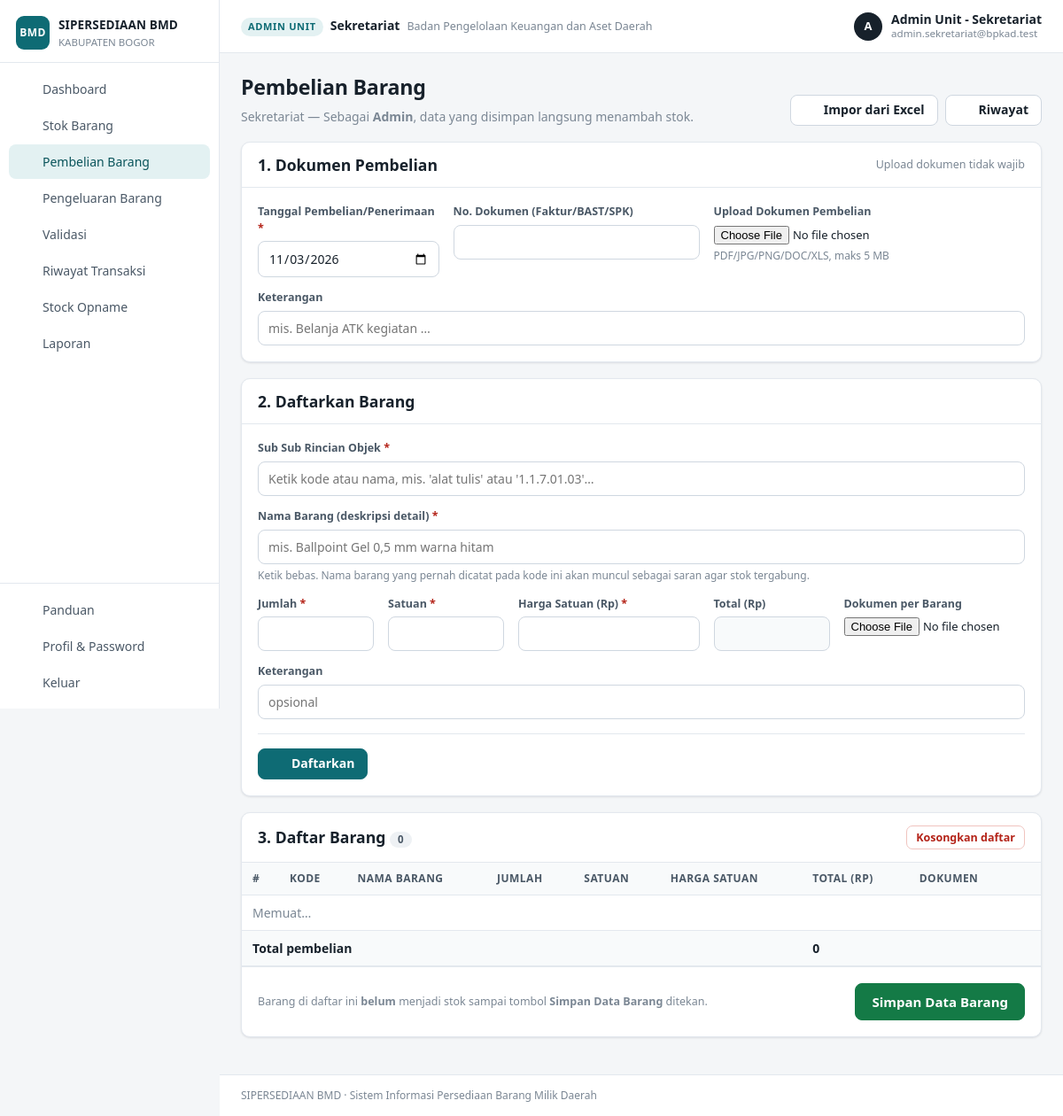
The page /index.php?page=pembelian (signed in) on the database its author committed.
### tables this page shows
CREATE TABLE users (
  id          INT UNSIGNED NOT NULL AUTO_INCREMENT PRIMARY KEY,
  nama        VARCHAR(150) NOT NULL,
  nip         VARCHAR(30)  NULL,
  email       VARCHAR(150) NULL,
  password    VARCHAR(255) NULL,
  role        ENUM('superadmin','admin_skpd','admin','operator') NOT NULL,
  skpd_id     INT UNSIGNED NULL,
  unit_id     INT UNSIGNED NULL,
  slot        TINYINT UNSIGNED NOT NULL DEFAULT 1,
  is_active   TINYINT(1) NOT NULL DEFAULT 0,
  last_login  DATETIME NULL,
  created_at  DATETIME NOT NULL DEFAULT CURRENT_TIMESTAMP,
  updated_at  DATETIME NULL ON UPDATE CURRENT_TIMESTAMP,
  UNIQUE KEY uk_email (email),
  KEY idx_skpd (skpd_id),
  KEY idx_unit (unit_id),
  CONSTRAINT fk_user_skpd FOREIGN KEY (skpd_id) REFERENCES skpd(id)       ON DELETE CASCADE,
  CONSTRAINT fk_user_unit FOREIGN KEY (unit_id) REFERENCES unit_kerja(id) ON DELETE CASCADE
);

CREATE TABLE unit_kerja (
  id          INT UNSIGNED NOT NULL AUTO_INCREMENT PRIMARY KEY,
  skpd_id     INT UNSIGNED NOT NULL,
  parent_id   INT UNSIGNED NULL,
  level       ENUM('unit','subunit') NOT NULL,
  kode        VARCHAR(30)  NULL,
  nama        VARCHAR(200) NOT NULL,
  lokasi      VARCHAR(255) NULL,
  pic         VARCHAR(150) NULL,
  email       VARCHAR(150) NULL,
  telp        VARCHAR(50)  NULL,
  created_at  DATETIME NOT NULL DEFAULT CURRENT_TIMESTAMP,
  updated_at  DATETIME NULL ON UPDATE CURRENT_TIMESTAMP,
  KEY idx_skpd (skpd_id),
  KEY idx_parent (parent_id),
  CONSTRAINT fk_unit_skpd   FOREIGN KEY (skpd_id)   REFERENCES skpd(id)       ON DELETE CASCADE,
  CONSTRAINT fk_unit_parent FOREIGN KEY (parent_id) REFERENCES unit_kerja(id) ON DELETE CASCADE
);

### index.php (called while the page is built, shortened)
<?php
require_login();
$page = isset($_GET['page']) ? preg_replace('/[^a-z_]/', '', $_GET['page']) : 'dashboard';
require __DIR__ . '/pages/' . $page . '.php';

### core/helpers.php (called while the page is built, shortened)
<?php
function e($s)
{
    return htmlspecialchars((string)$s, ENT_QUOTES, 'UTF-8');
}
function url($page = 'dashboard', array $params = [])
{
    $params = array_merge(['page' => $page], $params);
    return 'index.php?' . http_build_query($params);
}
function setting($key, $default = '')
{
    static $cache = null;
    if ($cache === null) {
        $cache = [];
        foreach (rows('SELECT kunci, nilai FROM pengaturan') as $r) $cache[$r['kunci']] = $r['nilai'];
    }
    return (isset($cache[$key]) && $cache[$key] !== '') ? $cache[$key] : $default;
}
function role_label($role, $unitLevel = null)
{
    switch ($role) {
        case 'admin': return $unitLevel === 'subunit' ? 'Admin Sub Unit' : 'Admin Unit';
    }
    return $role;
}

### core/db.php (called while the page is built, shortened)
<?php
function db()
{
    static $conn = null;
    if ($conn === null) {
        try {
            $conn = new mysqli(DB_HOST, DB_USER, DB_PASS, DB_NAME, (int)DB_PORT);
            $conn->set_charset('utf8mb4');
            $conn->query("SET time_zone = '+07:00'");
        } catch (mysqli_sql_exception $e) {
            http_response_code(500);
            echo '<div style="font-family:sans-serif;max-width:640px;margin:60px auto;padding:24px;border:1px solid #f1c0c0;border-radius:8px;background:#fff7f7">'
                . '<h2 style="margin-top:0;color:#b42318">Koneksi database gagal</h2>'
                . '<p>Periksa pengaturan <code>DB_HOST</code>, <code>DB_USER</code>, <code>DB_PASS</code>, <code>DB_NAME</code> pada file <code>config.php</code> '
                . 'dan pastikan database sudah diimpor dari folder <code>database/</code>.</p>'
                . (APP_DEBUG ? '<pre style="white-space:pre-wrap">' . htmlspecialchars($e->getMessage()) . '</pre>' : '')
                . '</div>';
            exit;
        }
    }
    return $conn;
}
function q($sql, array $params = [])
{
    $stmt = db()->prepare($sql);
    if ($params) {
        $types = '';
        $vals = [];
        foreach ($params as $p) {
            if (is_int($p) || is_bool($p)) { $types .= 'i'; $vals[] = (int)$p; }
            elseif (is_float($p)) { $types .= 'd'; $vals[] = $p; }
            elseif ($p === null) { $types .= 's'; $vals[] = null; }
            else { $types .= 's'; $vals[] = (string)$p; }
        }
        $refs = [];
        foreach ($vals as $k => $v) { $refs[$k] = &$vals[$k]; }
        array_unshift($refs, $types);
        call_user_func_array([$stmt, 'bind_param'], $refs);
    }
    $stmt->execute();
    return $stmt;
}
function rows($sql, array $params = [])
{
    $stmt = q($sql, $params);
    $res = $stmt->get_result();
    $out = $res ? $res->fetch_all(MYSQLI_ASSOC) : [];
    return $out;
}
function row($sql, array $params = [])
{
    $r = rows($sql, $params);
    return $r ? $r[0] : null;
}
function val($sql, array $params = [])
{
    $r = row($sql, $params);
    return $r ? reset($r) : null;
}
function in_ph(array $arr)
{
    return implode(',', array_fill(0, max(1, count($arr)), '?'));
}

### core/auth.php (called while the page is built, shortened)
<?php
function user()
{
    static $u = false;
    if ($u !== false) return $u;
    $u = null;
    if (!empty($_SESSION['uid'])) {
        $u = row('SELECT u.*, uk.level AS unit_level, uk.nama AS unit_nama, uk.parent_id AS unit_parent_id,
                         COALESCE(s1.nama, s2.nama) AS skpd_nama, COALESCE(u.skpd_id, uk.skpd_id) AS skpd_ref
                  FROM users u
                  LEFT JOIN unit_kerja uk ON uk.id = u.unit_id
                  LEFT JOIN skpd s1 ON s1.id = u.skpd_id
                  LEFT JOIN skpd s2 ON s2.id = uk.skpd_id
                  WHERE u.id = ? AND (u.is_active = 1 OR ?)', [(int)$_SESSION['uid'], impersonator_id() ? 1 : 0]);
        if ($u) {
            $u['id'] = (int)$u['id'];
            $u['unit_id'] = $u['unit_id'] ? (int)$u['unit_id'] : null;
            $u['skpd_id'] = $u['skpd_ref'] ? (int)$u['skpd_ref'] : null;
        } else {
            unset($_SESSION['uid']);
        }
    }
    return $u;
}
function require_login()
{
    if (!user()) {
        if (is_ajax()) json_out(['ok' => false, 'msg' => 'Sesi berakhir, silakan login kembali.'], 401);
        redirect('login.php');
    }
}
function has_role(...$roles)
{
    $u = user();
    return $u && in_array($u['role'], $roles, true);
}
function unit_scope_ids($u = null)
{
    $u = $u ?: user();
    $ids = [(int)$u['unit_id']];
    if ($u['unit_level'] === 'unit') {
        foreach (rows('SELECT id FROM unit_kerja WHERE parent_id = ?', [(int)$u['unit_id']]) as $r) $ids[] = (int)$r['id'];
    }
    return $ids;
}
function impersonator_id()
{
    return (int)($_SESSION['impersonator'] ?? 0);
}

### pages/pembelian.php (the view, shortened to what this page needs)
<?php
include BASE_PATH . '/views/header.php';
?>
<div class="page-head">
  <div>
    <h1>Pembelian Barang</h1>
    <p><?= e($u['unit_nama']) ?> — <?= $u['role'] === 'admin'
        ? 'Sebagai <b>Admin</b>, data yang disimpan langsung menambah stok.'
        : 'Sebagai <b>Operator</b>, data yang disimpan menunggu validasi Admin sebelum menambah stok.' ?></p>
  </div>
  <div class="actions">
    <button class="btn btn-light" type="button" onclick="document.getElementById('imp').classList.toggle('hidden')"><?= icon('excel') ?> Impor dari Excel</button>
    <a class="btn btn-light" href="<?= e(url('transaksi', ['jenis' => 'masuk'])) ?>"><?= icon('list') ?> Riwayat</a>
  </div>
</div>
<form id="fSimpan" method="post" enctype="multipart/form-data">
  <div class="card">
    <div class="card-head"><h2>1. Dokumen Pembelian</h2><span class="muted small">Upload dokumen tidak wajib</span></div>
    <div class="card-body">
      <div class="form-grid">
        <div class="field col-3"><label>Tanggal Pembelian/Penerimaan <span class="req">*</span></label><input type="date" name="tanggal" value="<?= e(date('Y-m-d')) ?>" max="<?= e(date('Y-m-d')) ?>" required></div>
        <div class="field col-4"><label>No. Dokumen (Faktur/BAST/SPK)</label><input type="text" name="no_dokumen" maxlength="150"></div>
        <div class="field col-5"><label>Upload Dokumen Pembelian</label><input type="file" name="dokumen" accept=".pdf,.jpg,.jpeg,.png,.doc,.docx,.xls,.xlsx"><div class="help">PDF/JPG/PNG/DOC/XLS, maks <?= UPLOAD_MAX / 1048576 ?> MB</div></div>
        <div class="field col-12"><label>Keterangan</label><input type="text" name="keterangan" placeholder="mis. Belanja ATK kegiatan …"></div>
      </div>
    </div>
  </div>
</form>
<div class="card">
  <div class="card-head"><h2>2. Daftarkan Barang</h2></div>
  <div class="card-body">
    <form id="fItem" autocomplete="off" onsubmit="return false">
      <div class="form-grid">
        <div class="field col-12">
          <label>Sub Sub Rincian Objek <span class="req">*</span></label>
          <input type="text" id="kodeSearch" placeholder="Ketik kode atau nama, mis. 'alat tulis' atau '1.1.7.01.03'…">
        </div>
        <div class="field col-12">
          <label>Nama Barang (deskripsi detail) <span class="req">*</span></label>
          <input type="text" name="nama" id="nama" maxlength="255" placeholder="mis. Ballpoint Gel 0,5 mm warna hitam">
          <div class="help">Ketik bebas. Nama barang yang pernah dicatat pada kode ini akan muncul sebagai saran agar stok tergabung.</div>
        </div>
        <div class="field col-2"><label>Jumlah <span class="req">*</span></label><input type="number" name="jumlah" id="jumlah" min="0.01" step="any"></div>
        <div class="field col-2"><label>Satuan <span class="req">*</span></label><input type="text" name="satuan" id="satuan" list="satuanList" maxlength="50"></div>
        <div class="field col-3"><label>Harga Satuan (Rp) <span class="req">*</span></label><input type="number" name="harga" id="harga" min="0" step="any"></div>
        <div class="field col-2"><label>Total (Rp)</label><input type="text" id="total" readonly></div>
        <div class="field col-3"><label>Dokumen per Barang</label><input type="file" name="dokumen" id="dokItem" accept=".pdf,.jpg,.jpeg,.png,.doc,.docx,.xls,.xlsx"></div>
        <div class="field col-12"><label>Keterangan</label><input type="text" name="keterangan" id="ketItem" maxlength="255" placeholder="opsional"></div>
      </div>
      <div class="divider"></div>
      <button class="btn" type="button" id="btnAdd"><?= icon('plus') ?> Daftarkan</button>
    </form>
  </div>
</div>
<div class="card">
  <div class="card-head"><h2>3. Daftar Barang <span class="badge badge-gray" id="cnt">0</span></h2>
    <button class="btn btn-danger btn-sm" type="button" id="btnClear">Kosongkan daftar</button></div>
  <div class="card-body tight table-wrap">
    <table class="tbl">
      <thead><tr><th>#</th><th>Kode</th><th>Nama Barang</th><th class="num">Jumlah</th><th>Satuan</th><th class="num">Harga Satuan</th><th class="num">Total (Rp)</th><th>Dokumen</th><th></th></tr></thead>
      <tbody id="list"><tr><td colspan="9" class="empty">Memuat…</td></tr></tbody>
      <tfoot><tr><td colspan="6">Total pembelian</td><td class="num" id="grand">0</td><td colspan="2"></td></tr></tfoot>
    </table>
  </div>
  <div class="card-body" style="border-top:1px solid var(--line);display:flex;justify-content:space-between;align-items:center;gap:12px;flex-wrap:wrap">
    <span class="small muted">Barang di daftar ini <b>belum</b> menjadi stok sampai tombol <b>Simpan Data Barang</b> ditekan.</span>
    <button class="btn btn-lg btn-green" type="submit" form="fSimpan" id="btnSave" data-confirm-save="1">Simpan Data Barang</button>
  </div>
</div>
<?php
include BASE_PATH . '/views/footer.php';

### views/header.php (shortened to what this page needs)
<?php
$u = user();
$curPage = $_GET['page'] ?? 'dashboard';
function icon($n)
{
    return '<svg class="ic" viewBox="0 0 24 24" fill="none" stroke="currentColor" stroke-width="1.8" stroke-linecap="round" stroke-linejoin="round" aria-hidden="true">' . ($p[$n] ?? '') . '</svg>';
}
$menu = [];
$menu[] = ['dashboard', 'Dashboard', 'home'];
if ($u['role'] === 'superadmin') {
    $menu[] = ['skpd', 'SKPD & Akun Admin', 'building'];
    $menu[] = ['unit', 'Unit & Sub Unit', 'tree'];
    $menu[] = ['kode', 'Master Kode Barang', 'code'];
    $menu[] = ['stock_opname', 'Stock Opname', 'lock'];
    $menu[] = ['laporan', 'Laporan', 'report'];
    $menu[] = ['pengguna', 'Pengguna & Login As', 'users'];
    $menu[] = ['pengaturan', 'Pengaturan', 'gear'];
    $menu[] = ['log', 'Log Aktivitas', 'list'];
} elseif ($u['role'] === 'admin_skpd') {
    $menu[] = ['unit', 'Unit & Sub Unit', 'tree'];
    $menu[] = ['stock_opname', 'Stock Opname', 'lock'];
    $menu[] = ['laporan', 'Laporan', 'report'];
} else {
    $menu[] = ['stok', 'Stok Barang', 'box'];
    $menu[] = ['pembelian', 'Pembelian Barang', 'in'];
    $menu[] = ['pengeluaran', 'Pengeluaran Barang', 'out'];
    if ($u['role'] === 'admin') {
        $nPending = (int)val("SELECT COUNT(*) FROM transaksi WHERE status='menunggu' AND unit_id IN (" . in_ph(unit_scope_ids($u)) . ")", unit_scope_ids($u));
        $menu[] = ['validasi', 'Validasi', 'check', $nPending];
    }
    $menu[] = ['transaksi', 'Riwayat Transaksi', 'list'];
    $menu[] = ['stock_opname', 'Stock Opname', 'lock'];
    if ($u['role'] === 'admin') $menu[] = ['laporan', 'Laporan', 'report'];
}
$activeMap = ['skpd_form' => 'skpd', 'unit_form' => 'unit', 'akun' => ($u['role'] === 'superadmin' ? 'skpd' : 'unit'), 'kartu' => 'stok', 'transaksi_detail' => 'transaksi', 'kode_import' => 'kode'];
$active = $activeMap[$curPage] ?? $curPage;
$scopeLabel = $u['role'] === 'superadmin' ? 'Seluruh SKPD' : ($u['role'] === 'admin_skpd' ? $u['skpd_nama'] : $u['unit_nama']);
?><!doctype html>
<html lang="id">
<head>
<link rel="stylesheet" href="assets/app.css?v=3">
</head>
<body>
<div class="layout">
  <aside class="sidebar" id="sidebar">
    <div class="brand">
      <div class="brand-mark">BMD</div>
      <div>
        <div class="brand-name"><?= e(APP_NAME) ?></div>
        <div class="brand-sub"><?= e(setting('nama_pemda', 'Pemerintah Daerah')) ?></div>
      </div>
    </div>
    <nav class="nav">
      <?php foreach ($menu as $m): ?>
        <a href="<?= e(url($m[0])) ?>" class="<?= $active === $m[0] ? 'active' : '' ?>">
          <?= icon($m[2]) ?><span><?= e($m[1]) ?></span>
        </a>
      <?php endforeach; ?>
    </nav>
    <div class="nav nav-bottom">
      <a href="<?= e(url('panduan')) ?>" class="<?= $active === 'panduan' ? 'active' : '' ?>"><?= icon('help') ?><span>Panduan</span></a>
      <a href="<?= e(url('profil')) ?>" class="<?= $active === 'profil' ? 'active' : '' ?>"><?= icon('user') ?><span>Profil &amp; Password</span></a>
      <a href="logout.php"><?= icon('logout') ?><span>Keluar</span></a>
    </div>
  </aside>
  <div class="main">
    <header class="topbar">
      <div class="scope">
        <span class="scope-label"><?= e(role_label($u['role'], $u['unit_level'])) ?></span>
        <span class="scope-name"><?= e($scopeLabel) ?></span>
        <?php if ($u['role'] !== 'superadmin' && $u['role'] !== 'admin_skpd'): ?><span class="scope-skpd"><?= e($u['skpd_nama']) ?></span><?php endif; ?>
      </div>
      <div class="who">
        <div class="avatar"><?= e(mb_strtoupper(mb_substr($u['nama'], 0, 1))) ?></div>
        <div class="who-text"><b><?= e($u['nama']) ?></b><small><?= e($u['email']) ?></small></div>
      </div>
    </header>
    <main class="content">

### rows shown on the page
users: role.level "ADMIN UNIT", unit.nama "Sekretariat", nama "A", nama "Admin Unit - Sekretariat", email "admin.sekretariat@bpkad.test"

### other values the page prints
APP_NAME "SIPERSEDIAAN BMD"
setting('nama_pemda', 'Pemerintah Daerah') "KABUPATEN BOGOR"
$m[1] "Dashboard"
$m[1] "Stok Barang"
$m[1] "Pembelian Barang"
$m[1] "Pengeluaran Barang"
$m[1] "Validasi"
$m[1] "Riwayat Transaksi"
$m[1] "Stock Opname"
$m[1] "Laporan"
$u['skpd_nama'] "Badan Pengelolaan Keuangan dan Aset Daerah"
UPLOAD_MAX / 1048576 "5"
APP_DESC "Sistem Informasi Persediaan Barang Milik Daerah"
